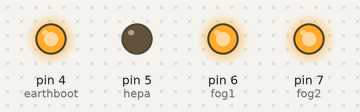
Recording of a sketch running on a simulated Arduino Uno, built with avr-gcc and run on an emulated ATmega328P. Shown: output pins drawn as LEDs (lit = HIGH).

Above: at 0.1 s.
At 120.1 s:
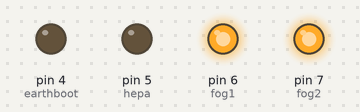
Timing chart, 0 to 122.5 s (numbered marks = the images above):
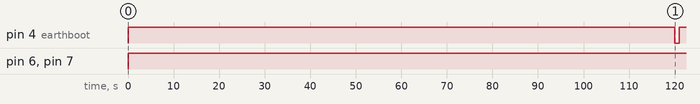

The sketch:

relay.ino
```cpp
// Pins 4, 5, 6, and 7 control relays 4, 3, 2, and 1 respectively.

int earthboot = 4;
int hepa = 5;
int fog1 = 6;
int fog2 = 7;

// 4 is earthboot
// 3 is HEPA fan
// 2 is fogger1
// 1 is fogger2


unsigned long minutes = 60000;

void setup() {

  pinMode(fog1, OUTPUT);
  pinMode(fog2, OUTPUT);
  pinMode(hepa, OUTPUT);
  pinMode(earthboot, OUTPUT); // not used
}

void loop() {
  int x, y, xx, yy;

  //  digitalWrite(fog1,HIGH); // both on for testing
  //  digitalWrite(fog2,HIGH);


  // timing for HEPA ? or we leave HEPA fan off always...

  // both foggers on: - on for 10 minutes every hour
  digitalWrite(fog1,HIGH);
  digitalWrite(fog2,HIGH);

  for (xx=0; xx<5; xx++){
  // earthboot device reboot every 2 minutes
  digitalWrite(earthboot,HIGH); // on two minutes - NO is ON! but is 1 seconds x 120 = 2 minutes
  for (x=0;x<120;x++)  delay(1000);
 digitalWrite(earthboot,LOW);
 delay(1000); // reboot
  }//5 so 10 minutes

  // both foggers off for 60-10=50 minutes

  digitalWrite(fog1,LOW);
  digitalWrite(fog2,LOW);

  for (xx=0; xx<25;xx++){
  // earthboot device reboot every 2 minutes
  digitalWrite(earthboot,HIGH); // on two minutes - NO is ON!
  for (x=0;x<120;x++)  delay(1000);
 digitalWrite(earthboot,LOW);
 delay(1000); // reboot
  }//25 so 50 minutes

  }//loopy
```

Measured:
- by itself, pin 4 (earthboot): LOW → HIGH at 0.00 s, → LOW 120 s later, → HIGH 1.0 s later
- by itself, pin 6 (fog1), pin 7 (fog2): LOW → HIGH at 0.00 s
